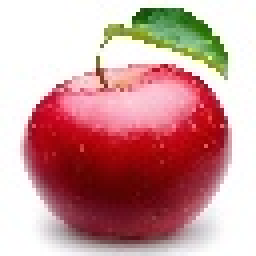
#> input picture small/apple1S.jpg, 64 x 64 px (shown 4 times larger)
$ python discosTranser.py
#> lines starting #> are read from the running program, lines starting #| are printed output that depends on the picture
import pickle

import numpy as np
import cv2


 # 解析一张图片进行DCT转换，最后提取DCT左上8*8计算均值并返回哈希值
def analysisImg(img):
    imgGray = cv2.cvtColor(img, cv2.COLOR_RGB2GRAY)
    DCT = cv2.dct(imgGray.astype(np.float32))  # 离散余弦变换
    DCTtl = DCT[:16, :16]  # 取左上角8*8共64个低频系数
    DCTtlBinary = (DCTtl > np.mean(DCTtl)).astype(np.int32)
    print(DCTtlBinary.flatten().shape)
    return DCTtlBinary.flatten()


if __name__ == '__main__':
    imgS = cv2.imread(r'./small/apple1S.jpg')
#> imgS is the input picture: shape (64, 64, 3); mean B, G, R 155.4, 155.1, 204.1
    img = cv2.imread(r'./fruit/apple1.jpg')
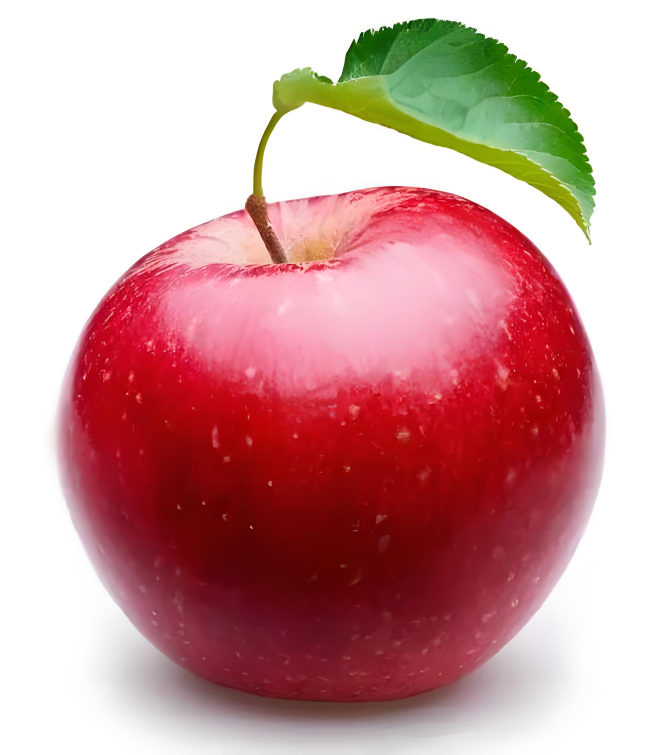
#> input picture fruit/apple1.jpg, 2000 x 2264 px (shown at 1/3 size)
#> img is the input picture: shape (2264, 2000, 3); mean B, G, R 155.8, 155.5, 205
    img = cv2.resize(img, None, None, 0.4, 0.8)
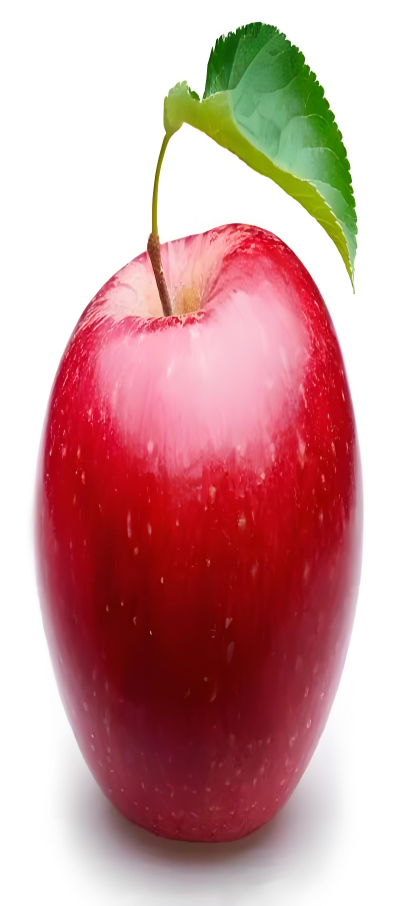
#> img: shape (1811, 800, 3) (shown at 1/2 size); mean B, G, R 155.8, 155.4, 205
    cv2.imshow('img', img)
    cv2.waitKey(0)
    resultS = analysisImg(imgS)
#> in analysisImg, `imgGray = cv2.cvtColor(img, cv2.COLOR_RGB2GRAY)`:
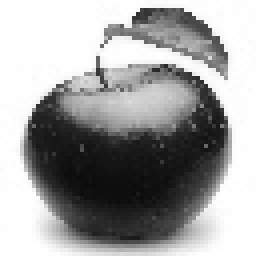
#> imgGray: shape (64, 64) (shown 4 times larger); min 10, max 255, mean 160.8
#> in analysisImg, `DCT = cv2.dct(imgGray.astype(np.float32))`:
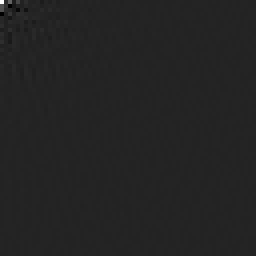
#> DCT: shape (64, 64) float32 (shown 4 times larger); min -1694.1, max 10290.9, mean 3.8; drawn with min black and max white
#| (256,)
#> resultS = 256 values, max 1 at index 0, min 0 at index 3, mean 0.324
    result = analysisImg(img)
#> in analysisImg (call 2), `imgGray = cv2.cvtColor(img, cv2.COLOR_RGB2GRAY)`:
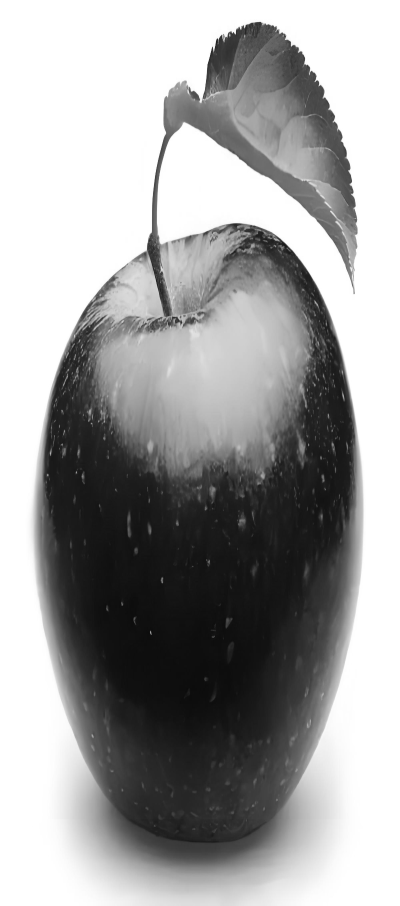
#> imgGray: shape (1811, 800) (shown at 1/2 size); min 10, max 255, mean 161.2
#| (256,)
#> result = 256 values, max 1 at index 0, min 0 at index 3, mean 0.309

    print(np.sum(cv2.bitwise_xor(resultS, result)))
#| 8
